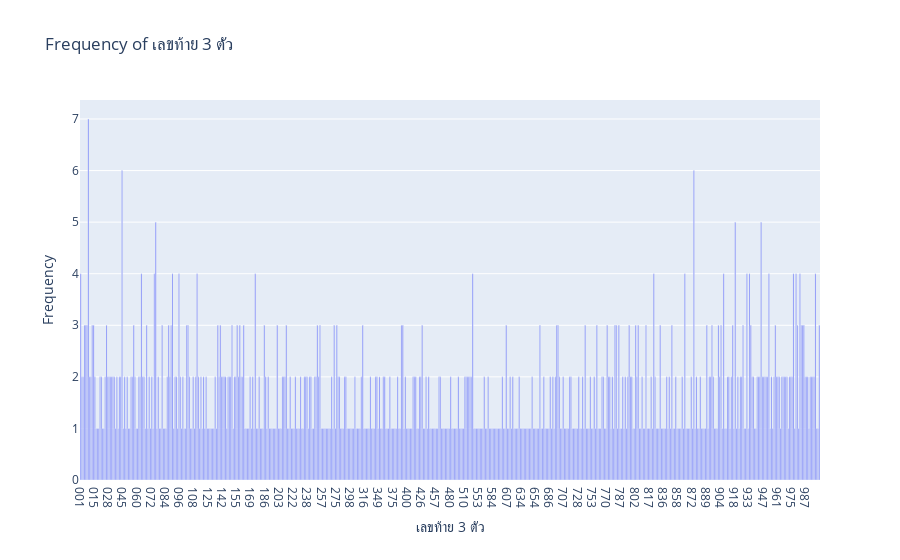

Notebook cell for this chart:
### Code cell
series1 = df['เลขหน้า 3 ตัว1'].value_counts()
series2 = df['เลขหน้า 3 ตัว2'].value_counts()
combined_series = series1.combine(series2, lambda x, y: x + y, fill_value=0)
fig = px.bar(x=combined_series.index, y=combined_series.values, title = 'Frequency of เลขท้าย 3 ตัว')
fig.update_layout(xaxis_title='เลขท้าย 3 ตัว', yaxis_title='Frequency')
fig.show()

### Figure 1 — Plotly figure (JSON) as saved in the notebook; plotly's stock layout.template omitted (floating-point values rounded to 4 significant figures; data arrays with more than 128 entries replaced by an {"elided": "..."} marker saying what was removed)
{"data": [{"alignmentgroup": "True", "hovertemplate": "x=%{x}<br>y=%{y}<extra></extra>", "legendgroup": "", "marker": {"color": "#636efa", "pattern": {"shape": ""}}, "name": "", "offsetgroup": "", "orientation": "v", "showlegend": false, "textposition": "auto", "type": "bar", "x": {"elided": "572 str values"}, "xaxis": "x", "y": {"elided": "572 int values"}, "yaxis": "y"}], "layout": {"barmode": "relative", "legend": {"tracegroupgap": 0}, "title": {"text": "Frequency of เลขท้าย 3 ตัว"}, "xaxis": {"anchor": "y", "domain": [0, 1], "title": {"text": "เลขท้าย 3 ตัว"}}, "yaxis": {"anchor": "x", "domain": [0, 1], "title": {"text": "Frequency"}}}}
